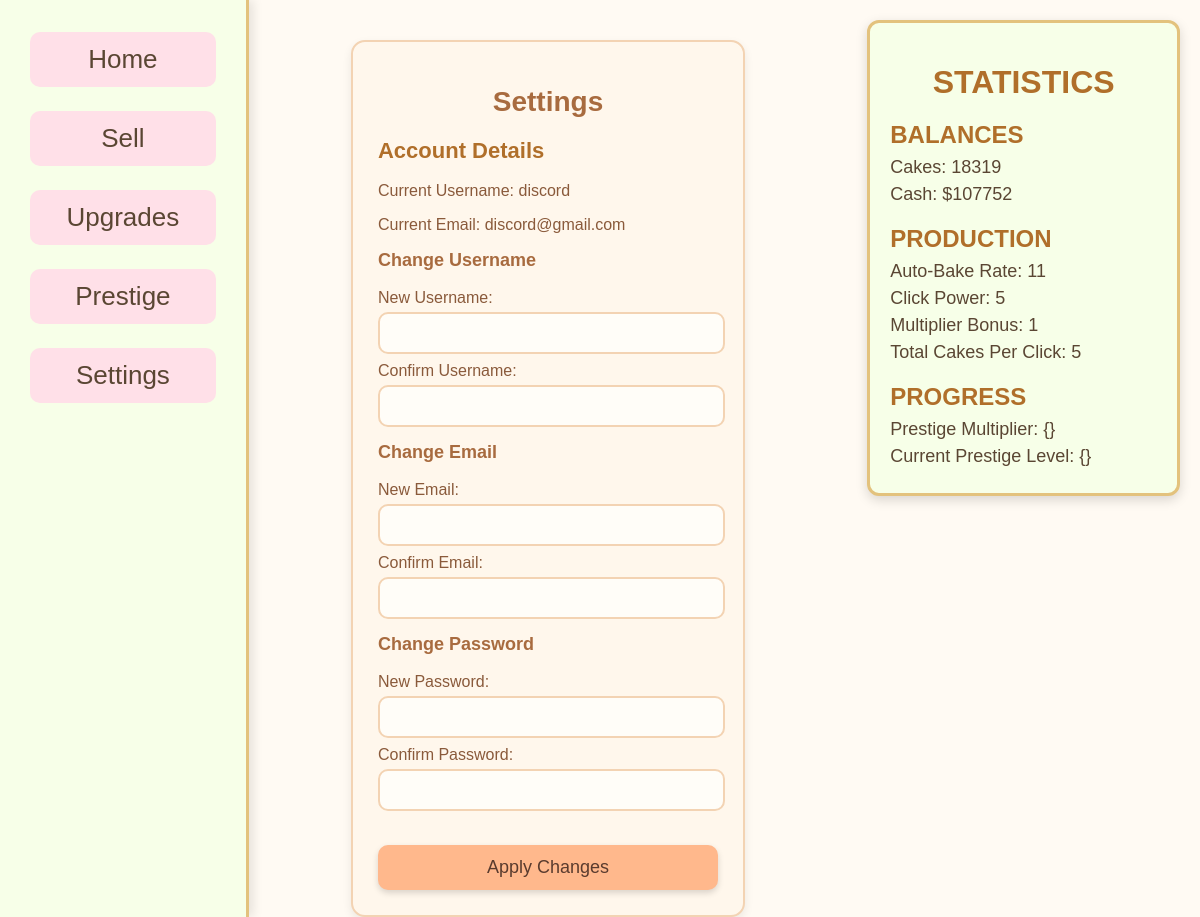
Page /settings.php (signed in) on the earlier database version.
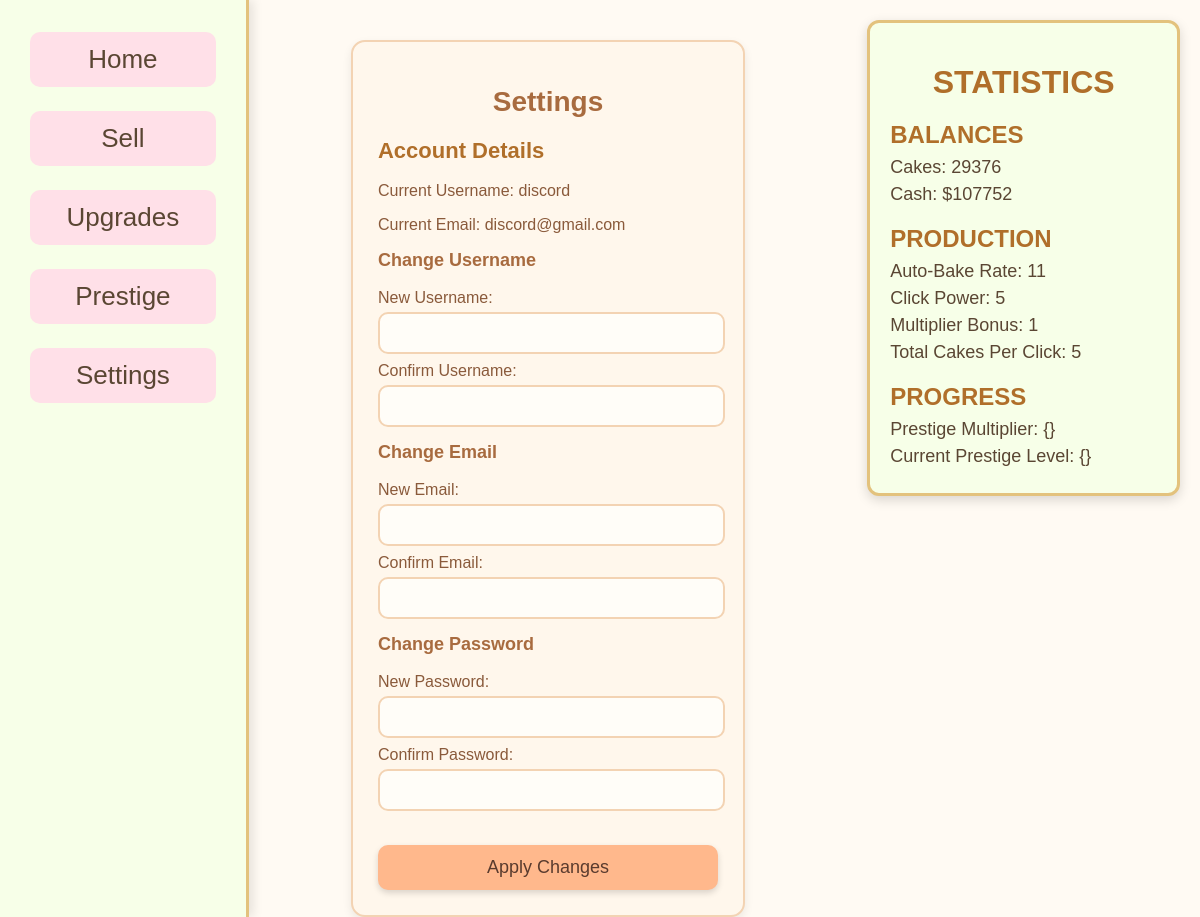
Same page on the later database version.
### tables this page shows
CREATE TABLE "player_save" (
    id INTEGER PRIMARY KEY,
    cakes INTEGER DEFAULT 0,
    currency INTEGER DEFAULT 0, "multiplier" INTEGER DEFAULT 1, clickPower INTEGER DEFAULT 1, cps INTEGER DEFAULT 0, prestige_level INTEGER DEFAULT 0, prestige_multiplier REAL DEFAULT 1, "lifetime" INTEGER DEFAULT 0, `bonus` INTEGER DEFAULT 0,
    FOREIGN KEY (id) REFERENCES users(id)
);

### settings.php (the view, shortened to what this page needs)
<?php
$current_username = '';
$current_email = '';
$current_cakes = 0;
$current_currency = 0;
    require_once __DIR__ . '/php/config.php';
    if(isset($_SESSION['user_id'])) {
        try {
            $dsn = "sqlite:$db";
            $pdo = new \PDO($dsn);
            $pdo->setAttribute(\PDO::ATTR_ERRMODE, \PDO::ERRMODE_EXCEPTION);
            $stmt = $pdo->prepare("
                SELECT cakes, currency, multiplier, clickPower, cps, bonus
                FROM player_save
                WHERE id = :user_id
            ");
            $stmt->execute([':user_id' => $_SESSION['user_id']]);
            $player_data = $stmt->fetch(\PDO::FETCH_ASSOC);
            if($player_data) {
                $current_cakes = (int)$player_data['cakes'];
                $current_currency = (int)$player_data['currency'];
                $current_multiplier = (int)$player_data['multiplier'];
                $current_clickPower = (int)$player_data['clickPower'];
                $current_cps = (int)$player_data['cps'];
            }
            $userStmt = $pdo->prepare("SELECT email, username FROM users WHERE id = :user_id");
            $userStmt->execute([':user_id' => $_SESSION['user_id']]);
            $user_data = $userStmt->fetch(\PDO::FETCH_ASSOC);
            if($user_data) {
                $current_username = htmlspecialchars($user_data['username']);
                $current_email = htmlspecialchars($user_data['email']);
            } else {
                echo "User data not found.";
            }
        } catch (\PDOException $e) {
            echo "Database connection failed: " . $e->getMessage();
        }
    } else {
        header("Location: index.php");
    }
?>
<!DOCTYPE html>
    <html lang="en">
    <head>
        <link rel="stylesheet" href="Styles/index.css">
    </head>
    <body>
        <div class="column1">
            <div id="nav">
                <ul>
                    <li><a href="index.php"><button>Home</button></a></li>
                    <li><a href="sell_cakes.php"><button>Sell</button></a></li>
                    <li><a href="upgrades.php"><button>Upgrades</button></a></li>
                    <li><a href="prestige.php"><button>Prestige</button></a></li>
                    <li><a href="settings.php"><button id = "settingsButton">Settings</button></a></li>
                </ul>
            </div>
        </div>
        <div class="column2">
             <div id="settingsSect">
                <h1>Settings</h1>
                <h2>Account Details</h2>
                <p>Current Username: <?php echo $current_username ?></p>
                <p>Current Email: <?php echo $current_email ?></p>
                <form method="POST">
                    <h3>Change Username</h3>
                        <label for="newUsername">New Username:</label>
                        <input type="text" id="newUsername" name="newUsername">
                        <label for="confirmUsername">Confirm Username:</label>
                        <input type="text" id="confirmUsername" name="confirmUsername"><br>
                    <h3>Change Email</h3>
                        <label for="newEmail">New Email:</label>
                        <input type="text" id="newEmail" name="newEmail">
                        <label for="confirmEmail">Confirm Email:</label>
                        <input type="text" id="confirmEmail" name="confirmEmail"><br>
                    <h3>Change Password</h3>
                        <label for="newPassword">New Password:</label>
                        <input type="password" id="newPassword" name="newPassword">
                        <label for="confirmPassword">Confirm Password:</label>
                        <input type="password" id="confirmPassword" name="confirmPassword"><br>
                    <button>Apply Changes</button>
                </form>
             </div>
        </div>
        <div class="column3">
            <div id="stats">
                <h1>STATISTICS</h1>
                <h2>BALANCES</h2>
                    <ul>
                        <li>Cakes: <span id="cakeStat"><?php echo $current_cakes; ?></span></li>
                        <li>Cash: $<span id="money"><?php echo $current_currency; ?></span></li>
                    </ul>
                <h2>PRODUCTION</h2>
                    <ul>
                        <li>Auto-Bake Rate: <?php echo $current_cps?></li>
                        <li>Click Power: <?php echo $current_clickPower ?></li>
                        <li>Multiplier Bonus: <?php echo $current_multiplier?></li>
                        <li>Total Cakes Per Click: <?php echo $current_clickPower * $current_multiplier?></li>
                    </ul>
                <h2>PROGRESS</h2>
                    <ul>
                        <li>Prestige Multiplier: {}</li>
                        <li>Current Prestige Level: {} </li>
                    </ul>
            </div>
        </div>
    </body>
</html>

Differences in the rows shown:
changed player_save: cakes "18319" → "29376"
